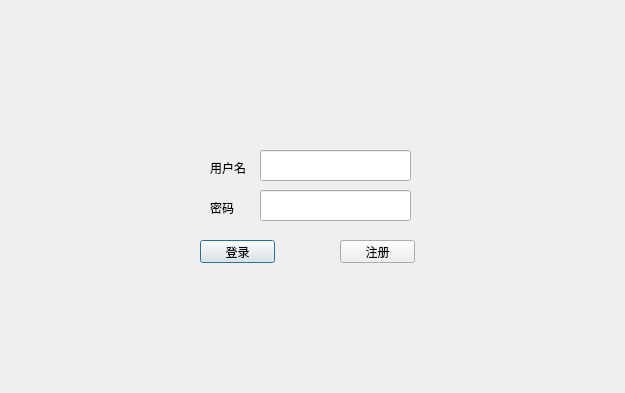
<?xml version="1.0" encoding="UTF-8"?>
<ui version="4.0">
 <class>Dialog</class>
 <widget class="QDialog" name="Dialog">
  <property name="geometry">
   <rect>
    <x>0</x>
    <y>0</y>
    <width>625</width>
    <height>393</height>
   </rect>
  </property>
  <property name="windowTitle">
   <string>Dialog</string>
  </property>
  <widget class="QPushButton" name="btn_login">
   <property name="geometry">
    <rect>
     <x>200</x>
     <y>240</y>
     <width>75</width>
     <height>23</height>
    </rect>
   </property>
   <property name="text">
    <string>登录</string>
   </property>
  </widget>
  <widget class="QPushButton" name="btn_register">
   <property name="geometry">
    <rect>
     <x>340</x>
     <y>240</y>
     <width>75</width>
     <height>23</height>
    </rect>
   </property>
   <property name="text">
    <string>注册</string>
   </property>
  </widget>
  <widget class="QLineEdit" name="line_edit_password">
   <property name="geometry">
    <rect>
     <x>260</x>
     <y>190</y>
     <width>151</width>
     <height>31</height>
    </rect>
   </property>
  </widget>
  <widget class="QLabel" name="label">
   <property name="geometry">
    <rect>
     <x>210</x>
     <y>200</y>
     <width>41</width>
     <height>16</height>
    </rect>
   </property>
   <property name="text">
    <string>密码</string>
   </property>
  </widget>
  <widget class="QLabel" name="label_2">
   <property name="geometry">
    <rect>
     <x>210</x>
     <y>160</y>
     <width>41</width>
     <height>16</height>
    </rect>
   </property>
   <property name="text">
    <string>用户名</string>
   </property>
  </widget>
  <widget class="QLineEdit" name="line_edit_username">
   <property name="geometry">
    <rect>
     <x>260</x>
     <y>150</y>
     <width>151</width>
     <height>31</height>
    </rect>
   </property>
  </widget>
 </widget>
 <resources/>
 <connections/>
</ui>
